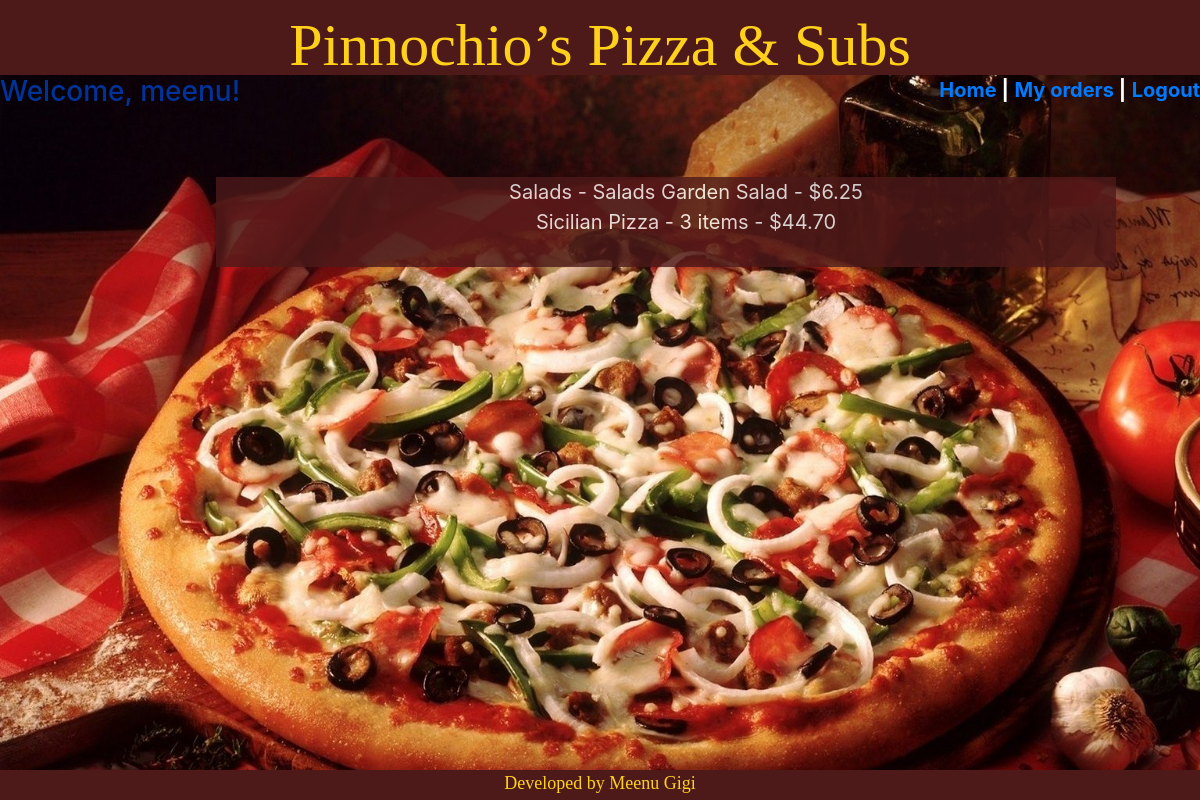
Screenshot of /viewmyorders (signed in) with the database file from the repository.
### orders/models.py (models this page shows)
class Placedorders(models.Model):
	user=models.ForeignKey(User,on_delete=models.CASCADE)
	category=models.CharField(max_length=64,null=True)
	name=models.CharField(max_length=64)
	cost=models.DecimalField(max_digits=5,decimal_places=2, default=Decimal(0))
	def __str__(self):
		return f"{self.category} - {self.name} - ${self.cost} "

### orders/views.py (the view)
# urls.py: path("viewmyorders", views.viewmyorders, name="viewmyorders"),
def viewmyorders(request):
	context = {
		"Checkout":Placedorders.objects.filter(user=request.user),
		"user":request.user,
		"Toppingcost": 0.00
	}
	return render(request, "viewmyorders.html", context)

### orders/templates/viewmyorders.html (shortened to what this page needs)
{% extends "layout.html" %}
{% block content %}
    {% load static %}
 <link rel = "stylesheet"type = "text/css" href = "static/myapp/style.css" />
	<body class="body">
<div id="view">
  <ul>
                {% for Checkout in Checkout %}
            <li type="none">
              {{ Checkout }} </li>
                {% endfor %}
 <br>
</ul></div>
{% endblock %}

### orders/templates/layout.html (shortened to what this page needs)
<!DOCTYPE html>
<html style="height:100%">
<head>
{% load static %}
    <link rel="stylesheet" type="text/css" href="{{ STATIC_URL }}myapp/style.css" />
    <link rel="stylesheet" href="https://maxcdn.bootstrapcdn.com/bootstrap/4.1.3/css/bootstrap.min.css">
        <link rel="stylesheet" href="https://stackpath.bootstrapcdn.com/bootstrap/4.2.1/css/bootstrap.min.css">
</head>
    </head>
    <body class="body">
<div id="header">
 Pinnochio’s Pizza & Subs
 </div>
<div id="one">
<div id="partone">
        {% if user.is_authenticated %}
 <b> <h3 class="user">Welcome, {{ user.username }}!</h3></b>
</div>
  <div id="parttwo">
    <b>   <a  href="{% url 'index' %}">Home</a> |</b>
 <b>   <a  href="{% url 'viewmyorders' %}">My orders</a> |</b>
  <b><a href="{% url 'logout' %}">Logout</a> </b>
        {% else %}
      <h4><font color="#000080">  You are not logged in </h4>
    <b> <a href="{% url 'login' %}">Login</a> </b>
        {% endif %}
</div>
</div>
<div id="footer">
  <p>Developed by Meenu Gigi</p>
</div>
  </body>
        {% block content %}
        {% endblock %}
</html>

### orders/templates/viewmyorders.html (style rules this page uses)
#view { width: 900px; margin-top: 5%; background-color: #4d1919; opacity: 0.8; color: white; margin-left: 18%; font-size: 20px; text-align: center; }

### rows the page displays
Placedorders: category+name+cost "Salads - Salads Garden Salad - $6.25"
Placedorders: category+name+cost "Sicilian Pizza - 3 items - $44.70"

### other values shown
{{ user.username }} "meenu"
